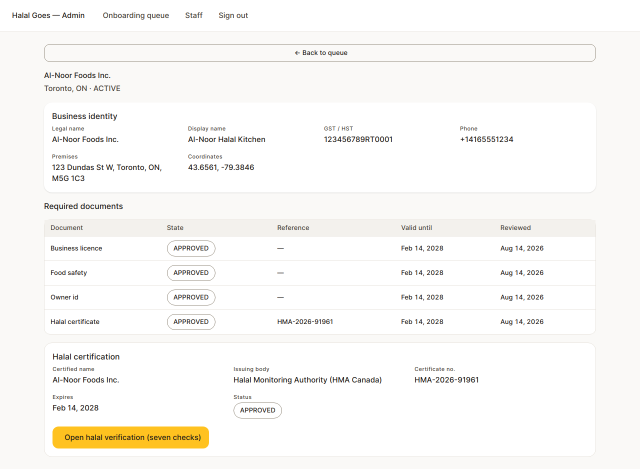
#> input picture tools/verify/admin-halal-application.png, 1280 x 938 px (shown at 1/2 size)
$ python -i grade-landing-photos.py   (imports and definitions only)
#> lines starting #> are read from the running program, lines starting #| are printed output that depends on the picture
#> further down, picture is the input picture: PIL image 1280x938 RGB; mean R, G, B 249.2, 248, 245.4
#!/usr/bin/env python3
"""
Bring the landing photography to ONE grade.

Mixed-source photography is a louder "assembled from stock" tell than layout is:
six photographers means six white balances, and the eye reads the seam long
before it reads the pictures. This does a partial white-balance match toward a
shared warm target, plus a gentle shared S-curve and a small green desaturation
(herbs and grass are the main thing that gives a set away).

Partial, not absolute: pulling every image's channel means all the way to one
target destroys pictures that are legitimately dominated by a single colour —
the tandoor shot is *supposed* to be orange. So each image moves a fixed
fraction of the way there and keeps its own character.

Usage: grade-landing-photos.py <src-dir> <out-dir> <slot>=<file> ...
"""
import sys, pathlib
from PIL import Image, ImageEnhance

# Warm target, expressed as channel ratios against green. Roughly 5200K with the
# highlights held off clipping — the look the direction asks for.
TARGET_RG, TARGET_BG = 1.085, 0.905
STRENGTH = 0.55          # how far each image moves toward the target
GREEN_DESAT = 0.93       # herbs/grass are the giveaway across a mixed set

# Slot → output size. Hero is the LCP element on mobile and is cropped 4:5.
SIZES = {'hero': (1600, 2000)}
TILE = (1000, 1250)


def channel_means(im):
    small = im.convert('RGB').resize((160, 160))
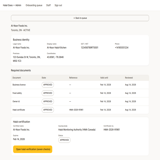
#> small: PIL image 160x160 RGB; mean R, G, B 249.1, 247.9, 245.2
    px = list(small.getdata())
#> px = 25600 items
    n = len(px)
#> n = 25600
    return (
        sum(p[0] for p in px) / n,
        sum(p[1] for p in px) / n,
        sum(p[2] for p in px) / n,
    )


def grade(im):
    r, g, b = channel_means(im)
#> r = 249.1; g = 247.9; b = 245.2
    if min(r, g, b) < 1:
        return im
    # How far this image's cast sits from the target, damped by STRENGTH.
    r_gain = 1 + ((TARGET_RG / (r / g)) - 1) * STRENGTH
#> r_gain = 1.04
    b_gain = 1 + ((TARGET_BG / (b / g)) - 1) * STRENGTH
#> b_gain = 0.953
    # Clamp: a hard cast (the tandoor) must not get bleached back to neutral.
    r_gain = max(0.92, min(1.10, r_gain))
    b_gain = max(0.90, min(1.12, b_gain))

    im = im.convert('RGB')
    lut = (
        [min(255, int(i * r_gain)) for i in range(256)]
        + list(range(256))
        + [min(255, int(i * b_gain)) for i in range(256)]
    )
#> lut = 768 values, max 255 at index 245, min 0 at index 0, mean 127
    im = im.point(lut)
    im = ImageEnhance.Color(im).enhance(GREEN_DESAT)
    im = ImageEnhance.Contrast(im).enhance(1.04)
    return im


def cover(im, size):
    tw, th = size
    w, h = im.size
    scale = max(tw / w, th / h)
    im = im.resize((round(w * scale), round(h * scale)), Image.LANCZOS)
    w, h = im.size
    # Bias the crop slightly ABOVE centre: in food photography the subject
    # almost always sits above the midline, and a dead-centre crop tends to
    # shave the top of the dish while keeping empty tablecloth at the bottom.
    top = max(0, round((h - th) * 0.42))
    return im.crop(((w - tw) // 2, top, (w - tw) // 2 + tw, top + th))


def main():
    src, out = pathlib.Path(sys.argv[1]), pathlib.Path(sys.argv[2])
    out.mkdir(parents=True, exist_ok=True)
    for pair in sys.argv[3:]:
        slot, fname = pair.split('=')
        im = Image.open(src / fname)
        im = cover(grade(im), SIZES.get(slot, TILE))
        dest = out / f'{slot}.jpg'
        im.save(dest, 'JPEG', quality=82, optimize=True, progressive=True)
        r, g, b = channel_means(im)
        print(f'{slot:10s} <- {fname:16s} {im.size[0]}x{im.size[1]}  '
              f'R/G={r/g:.3f} B/G={b/g:.3f}  {dest.stat().st_size // 1024}KB')


# [2 lines not run here, left out]

>>> from PIL import Image
>>> picture = Image.open('admin-halal-application.png')
>>> result = grade(picture)

$ run again, on tools/verify/customer-addresses.png
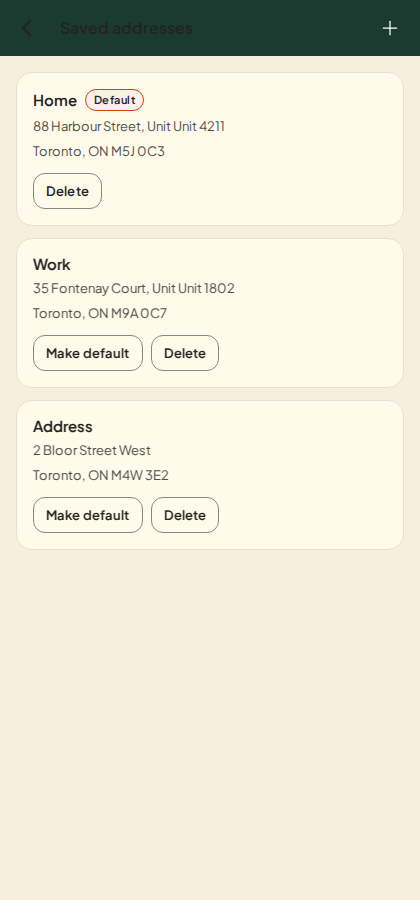
#> input picture tools/verify/customer-addresses.png, 420 x 900 px
#> picture is the input picture: PIL image 420x900 RGB; mean R, G, B 233.8, 230.1, 213.8
#> in channel_means, `small = im.convert('RGB').resize((160, 160))`:
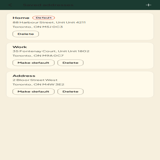
#> small: PIL image 160x160 RGB; mean R, G, B 233.7, 230.1, 213.8
#> px = 25600 items
#> n = 25600
#> r = 233.7; g = 230.1; b = 213.8
#> r_gain = 1.04
#> b_gain = 0.986
#> lut = 768 values, max 255 at index 246, min 0 at index 0, mean 128.1

$ run again, on tools/verify/customer-checkout.png
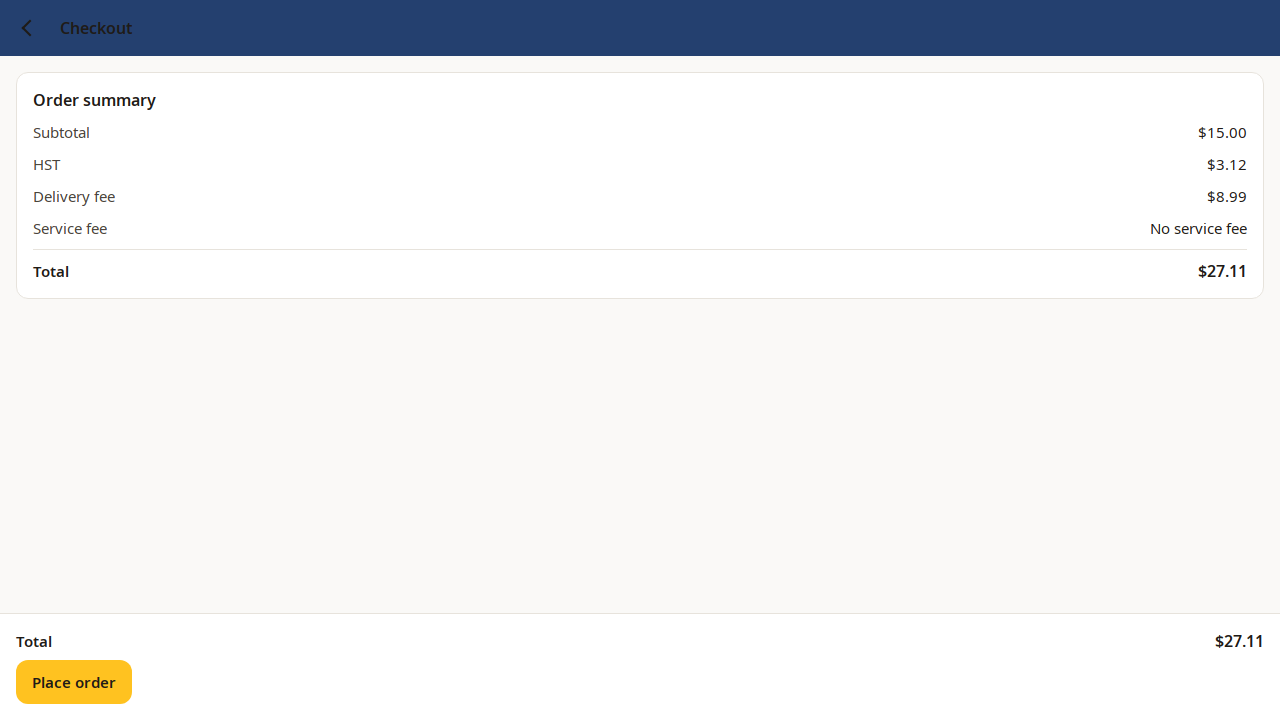
#> input picture tools/verify/customer-checkout.png, 1280 x 720 px
#> picture is the input picture: PIL image 1280x720 RGB; mean R, G, B 234.8, 236.2, 238
#> in channel_means, `small = im.convert('RGB').resize((160, 160))`:
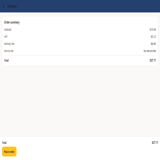
#> small: PIL image 160x160 RGB; mean R, G, B 234.8, 236.1, 238
#> px = 25600 items
#> n = 25600
#> r = 234.8; g = 236.1; b = 238
#> r_gain = 1.05
#> b_gain = 0.944
#> lut = 768 values, max 255 at index 243, min 0 at index 0, mean 126.8

$ run again, on tools/verify/customer-profile.png
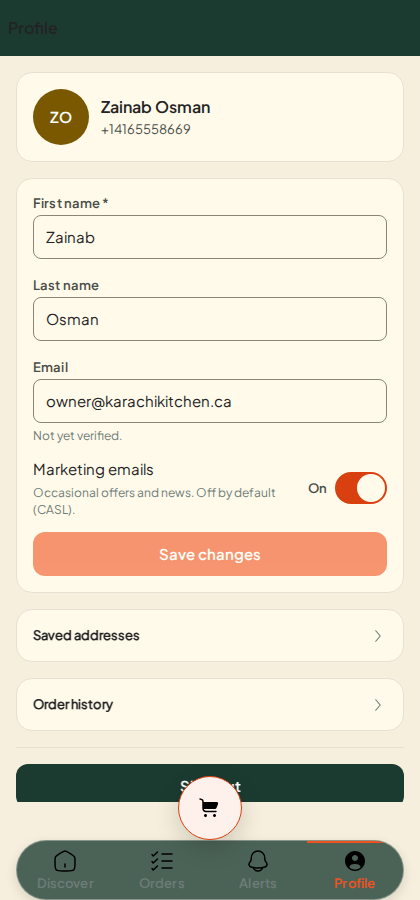
#> input picture tools/verify/customer-profile.png, 420 x 900 px
#> picture is the input picture: PIL image 420x900 RGB; mean R, G, B 215.6, 211, 194.4
#> in channel_means, `small = im.convert('RGB').resize((160, 160))`:
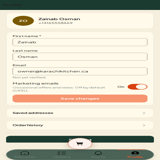
#> small: PIL image 160x160 RGB; mean R, G, B 215.4, 211, 194.4
#> px = 25600 items
#> n = 25600
#> r = 215.4; g = 211; b = 194.4
#> r_gain = 1.03
#> b_gain = 0.99
#> lut = 768 values, max 255 at index 247, min 0 at index 0, mean 128.2
